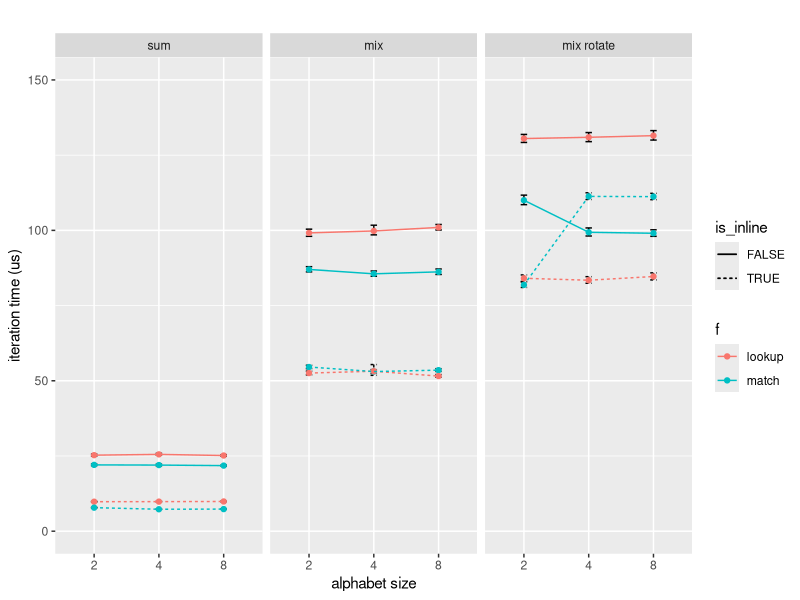

Write R code to recreate this figure.
##install.packages("tidyverse")
library(tidyverse)

# I "imported" this data from the benchmark output via emacs.
d = tribble(
    ~task           , ~f      , ~is_inline , ~n , ~v_lower , ~v     , ~v_upper ,
    
    ## run 1: rustc 1.31.1 (b6c32da9b 2018-12-18)
    ## "sum"        ,"match"  ,FALSE       ,2   , 16.243   , 16.407 , 16.601   ,
    ## "mix"        ,"match"  ,FALSE       ,2   , 75.397   , 75.974 , 76.628   ,
    ## "mix rotate" ,"match"  ,FALSE       ,2   , 108.87   , 109.98 , 111.14   ,
    ## "sum"        ,"lookup" ,FALSE       ,2   , 18.349   , 18.498 , 18.673   ,
    ## "mix"        ,"lookup" ,FALSE       ,2   , 75.035   , 75.791 , 76.653   ,
    ## "mix rotate" ,"lookup" ,FALSE       ,2   , 98.692   , 99.878 , 101.23   ,
    ## "sum"        ,"match"  ,FALSE       ,4   , 18.380   , 18.598 , 18.840   ,
    ## "mix"        ,"match"  ,FALSE       ,4   , 80.316   , 81.651 , 83.101   ,
    ## "mix rotate" ,"match"  ,FALSE       ,4   , 98.826   , 99.735 , 100.68   ,
    ## "sum"        ,"lookup" ,FALSE       ,4   , 18.323   , 18.508 , 18.707   ,
    ## "mix"        ,"lookup" ,FALSE       ,4   , 75.346   , 76.264 , 77.369   ,
    ## "mix rotate" ,"lookup" ,FALSE       ,4   , 99.471   , 100.72 , 102.03   ,
    ## "sum"        ,"match"  ,FALSE       ,8   , 18.414   , 18.599 , 18.795   ,
    ## "mix"        ,"match"  ,FALSE       ,8   , 76.165   , 77.078 , 78.080   ,
    ## "mix rotate" ,"match"  ,FALSE       ,8   , 106.76   , 107.52 , 108.38   ,
    ## "sum"        ,"lookup" ,FALSE       ,8   , 18.306   , 18.444 , 18.598   ,
    ## "mix"        ,"lookup" ,FALSE       ,8   , 75.546   , 76.542 , 77.652   ,
    ## "mix rotate" ,"lookup" ,FALSE       ,8   , 98.814   , 100.01 , 101.33   ,
    ## "sum"        ,"lookup" ,TRUE        ,2   , 3.1640   , 3.1895 , 3.2181   ,
    ## "sum"        ,"match"  ,TRUE        ,2   , 7.8750   , 7.9657 , 8.0618   ,
    ## "mix"        ,"match"  ,TRUE        ,2   , 53.822   , 54.358 , 54.937   ,
    ## "mix rotate" ,"match"  ,TRUE        ,2   , 110.25   , 111.52 , 113.07   ,
    ## "mix"        ,"lookup" ,TRUE        ,2   , 33.931   , 34.277 , 34.664   ,
    ## "mix rotate" ,"lookup" ,TRUE        ,2   , 63.521   , 64.840 , 66.583   ,
    ## "sum"        ,"lookup" ,TRUE        ,4   , 3.1764   , 3.2077 , 3.2435   ,
    ## "sum"        ,"match"  ,TRUE        ,4   , 7.3389   , 7.4401 , 7.5533   ,
    ## "mix"        ,"match"  ,TRUE        ,4   , 53.561   , 54.181 , 54.845   ,
    ## "mix rotate" ,"match"  ,TRUE        ,4   , 109.82   , 110.65 , 111.55   ,
    ## "mix"        ,"lookup" ,TRUE        ,4   , 33.618   , 34.037 , 34.591   ,
    ## "mix rotate" ,"lookup" ,TRUE        ,4   , 62.356   , 62.961 , 63.720   ,
    ## "sum"        ,"lookup" ,TRUE        ,8   , 3.1986   , 3.2334 , 3.2713   ,
    ## "sum"        ,"match"  ,TRUE        ,8   , 7.3258   , 7.4137 , 7.5058   ,
    ## "mix"        ,"match"  ,TRUE        ,8   , 53.295   , 53.788 , 54.322   ,
    ## "mix rotate" ,"match"  ,TRUE        ,8   , 111.32   , 112.71 , 114.33   ,
    ## "mix"        ,"lookup" ,TRUE        ,8   , 34.309   , 34.774 , 35.293   ,
    ## "mix rotate" ,"lookup" ,TRUE        ,8   , 62.776   , 63.483 , 64.254


    ## run 2: rustc 1.31.1 (b6c32da9b 2018-12-18)
    ## "sum"        ,"match"  ,FALSE       ,2   , 16.838   , 17.176 , 17.645   ,
    ## "mix"        ,"match"  ,FALSE       ,2   , 76.486   , 77.285 , 78.171   ,
    ## "mix rotate" ,"match"  ,FALSE       ,2   , 107.44   , 108.26 , 109.16   ,
    ## "sum"        ,"lookup" ,FALSE       ,2   , 18.506   , 18.698 , 18.914   ,
    ## "mix"        ,"lookup" ,FALSE       ,2   , 75.272   , 76.152 , 77.116   ,
    ## "mix rotate" ,"lookup" ,FALSE       ,2   , 97.659   , 98.746 , 100.22   ,
    ## "sum"        ,"match"  ,FALSE       ,4   , 18.432   , 18.634 , 18.861   ,
    ## "mix"        ,"match"  ,FALSE       ,4   , 79.975   , 80.760 , 81.606   ,
    ## "mix rotate" ,"match"  ,FALSE       ,4   , 98.169   , 98.967 , 99.871   ,
    ## "sum"        ,"lookup" ,FALSE       ,4   , 18.418   , 18.620 , 18.845   ,
    ## "mix"        ,"lookup" ,FALSE       ,4   , 74.841   , 75.488 , 76.174   ,
    ## "mix rotate" ,"lookup" ,FALSE       ,4   , 98.227   , 99.096 , 100.04   ,
    ## "sum"        ,"match"  ,FALSE       ,8   , 18.263   , 18.440 , 18.643   ,
    ## "mix"        ,"match"  ,FALSE       ,8   , 76.639   , 77.555 , 78.506   ,
    ## "mix rotate" ,"match"  ,FALSE       ,8   , 108.88   , 110.12 , 111.61   ,
    ## "sum"        ,"lookup" ,FALSE       ,8   , 18.334   , 18.509 , 18.713   ,
    ## "mix"        ,"lookup" ,FALSE       ,8   , 75.162   , 76.131 , 77.244   ,
    ## "mix rotate" ,"lookup" ,FALSE       ,8   , 98.026   , 98.877 , 99.855   ,
    ## "sum"        ,"lookup" ,TRUE        ,2   , 3.2140   , 3.2583 , 3.3062   ,
    ## "sum"        ,"match"  ,TRUE        ,2   , 7.6972   , 7.7691 , 7.8516   ,
    ## "mix"        ,"match"  ,TRUE        ,2   , 53.860   , 54.492 , 55.163   ,
    ## "mix rotate" ,"match"  ,TRUE        ,2   , 109.72   , 110.61 , 111.64   ,
    ## "mix"        ,"lookup" ,TRUE        ,2   , 34.125   , 34.526 , 34.946   ,
    ## "mix rotate" ,"lookup" ,TRUE        ,2   , 62.949   , 63.788 , 64.699   ,
    ## "sum"        ,"lookup" ,TRUE        ,4   , 3.1895   , 3.2295 , 3.2727   ,
    ## "sum"        ,"match"  ,TRUE        ,4   , 7.3163   , 7.4409 , 7.5939   ,
    ## "mix"        ,"match"  ,TRUE        ,4   , 53.504   , 54.213 , 55.015   ,
    ## "mix rotate" ,"match"  ,TRUE        ,4   , 109.40   , 110.25 , 111.32   ,
    ## "mix"        ,"lookup" ,TRUE        ,4   , 33.718   , 34.036 , 34.417   ,
    ## "mix rotate" ,"lookup" ,TRUE        ,4   , 62.233   , 62.865 , 63.618   ,
    ## "sum"        ,"lookup" ,TRUE        ,8   , 3.1535   , 3.1948 , 3.2470   ,
    ## "sum"        ,"match"  ,TRUE        ,8   , 7.3378   , 7.4380 , 7.5457   ,
    ## "mix"        ,"match"  ,TRUE        ,8   , 53.302   , 53.781 , 54.288   ,
    ## "mix rotate" ,"match"  ,TRUE        ,8   , 110.92   , 112.15 , 113.58   ,
    ## "mix"        ,"lookup" ,TRUE        ,8   , 34.354   , 34.935 , 35.554   ,
    ## "mix rotate" ,"lookup" ,TRUE        ,8   , 62.320   , 62.873 , 63.494

    
    ## rust 1.31.1 with lazy static
    "sum"           ,"match"  ,FALSE       ,2   , 21.773   , 22.035 , 22.320   ,
    "mix"           ,"match"  ,FALSE       ,2   , 86.202   , 87.003 , 87.937   ,
    "mix rotate"    ,"match"  ,FALSE       ,2   , 108.55   , 110.01 , 111.72   ,
    "sum"           ,"lookup" ,FALSE       ,2   , 24.956   , 25.268 , 25.608   ,
    "mix"           ,"lookup" ,FALSE       ,2   , 98.013   , 99.158 , 100.40   ,
    "mix rotate"    ,"lookup" ,FALSE       ,2   , 129.23   , 130.52 , 131.89   ,
    "sum"           ,"match"  ,FALSE       ,4   , 21.703   , 21.974 , 22.283   ,
    "mix"           ,"match"  ,FALSE       ,4   , 84.750   , 85.554 , 86.498   ,
    "mix rotate"    ,"match"  ,FALSE       ,4   , 98.127   , 99.360 , 100.80   ,
    "sum"           ,"lookup" ,FALSE       ,4   , 25.253   , 25.530 , 25.876   ,
    "mix"           ,"lookup" ,FALSE       ,4   , 98.497   , 99.804 , 101.71   ,
    "mix rotate"    ,"lookup" ,FALSE       ,4   , 129.50   , 130.94 , 132.51   ,
    "sum"           ,"match"  ,FALSE       ,8   , 21.626   , 21.795 , 21.982   ,
    "mix"           ,"match"  ,FALSE       ,8   , 85.335   , 86.204 , 87.157   ,
    "mix rotate"    ,"match"  ,FALSE       ,8   , 98.027   , 99.036 , 100.18   ,
    "sum"           ,"lookup" ,FALSE       ,8   , 24.912   , 25.150 , 25.429   ,
    "mix"           ,"lookup" ,FALSE       ,8   , 100.13   , 100.98 , 101.95   ,
    "mix rotate"    ,"lookup" ,FALSE       ,8   , 130.01   , 131.49 , 133.16   ,
    "sum"           ,"lookup" ,TRUE        ,2   , 9.7051   , 9.7940 , 9.8973   ,
    "sum"           ,"match"  ,TRUE        ,2   , 7.7297   , 7.8152 , 7.9130   ,
    "mix"           ,"match"  ,TRUE        ,2   , 54.033   , 54.571 , 55.159   ,
    "mix rotate"    ,"match"  ,TRUE        ,2   , 81.019   , 81.872 , 82.837   ,
    "mix"           ,"lookup" ,TRUE        ,2   , 51.956   , 52.560 , 53.197   ,
    "mix rotate"    ,"lookup" ,TRUE        ,2   , 83.037   , 84.073 , 85.189   ,
    "sum"           ,"lookup" ,TRUE        ,4   , 9.7119   , 9.8232 , 9.9516   ,
    "sum"           ,"match"  ,TRUE        ,4   , 7.2319   , 7.2884 , 7.3522   ,
    "mix"           ,"match"  ,TRUE        ,4   , 52.445   , 53.061 , 53.699   ,
    "mix rotate"    ,"match"  ,TRUE        ,4   , 110.25   , 111.29 , 112.48   ,
    "mix"           ,"lookup" ,TRUE        ,4   , 51.817   , 53.174 , 55.387   ,
    "mix rotate"    ,"lookup" ,TRUE        ,4   , 82.418   , 83.423 , 84.609   ,
    "sum"           ,"lookup" ,TRUE        ,8   , 9.7536   , 9.8716 , 10.002   ,
    "sum"           ,"match"  ,TRUE        ,8   , 7.2558   , 7.3427 , 7.4351   ,
    "mix"           ,"match"  ,TRUE        ,8   , 53.102   , 53.529 , 54.012   ,
    "mix rotate"    ,"match"  ,TRUE        ,8   , 110.21   , 111.21 , 112.31   ,
    "mix"           ,"lookup" ,TRUE        ,8   , 51.169   , 51.557 , 52.061   ,
    "mix rotate"    ,"lookup" ,TRUE        ,8   , 83.533   , 84.661 , 85.870   
    
) %>% mutate(task = factor(task, levels = c("sum", "mix", "mix rotate"))
           , f = factor(f)
           , n = factor(n))


ggplot(d, aes(n, v
              , group = interaction(task, is_inline, f)
              , color = f
              , linetype = is_inline
              )) +
    geom_errorbar(aes(ymin=v_lower, ymax=v_upper), colour="black", width=.1) +

    geom_point() +
    geom_line() +
    ylim(0, 150) +
    
    facet_grid(. ~ task, scales = "free_y") +
    labs(title = ""
       , x = "alphabet size"
       , y = "iteration time (us)")


#ggsave("plot.png")
